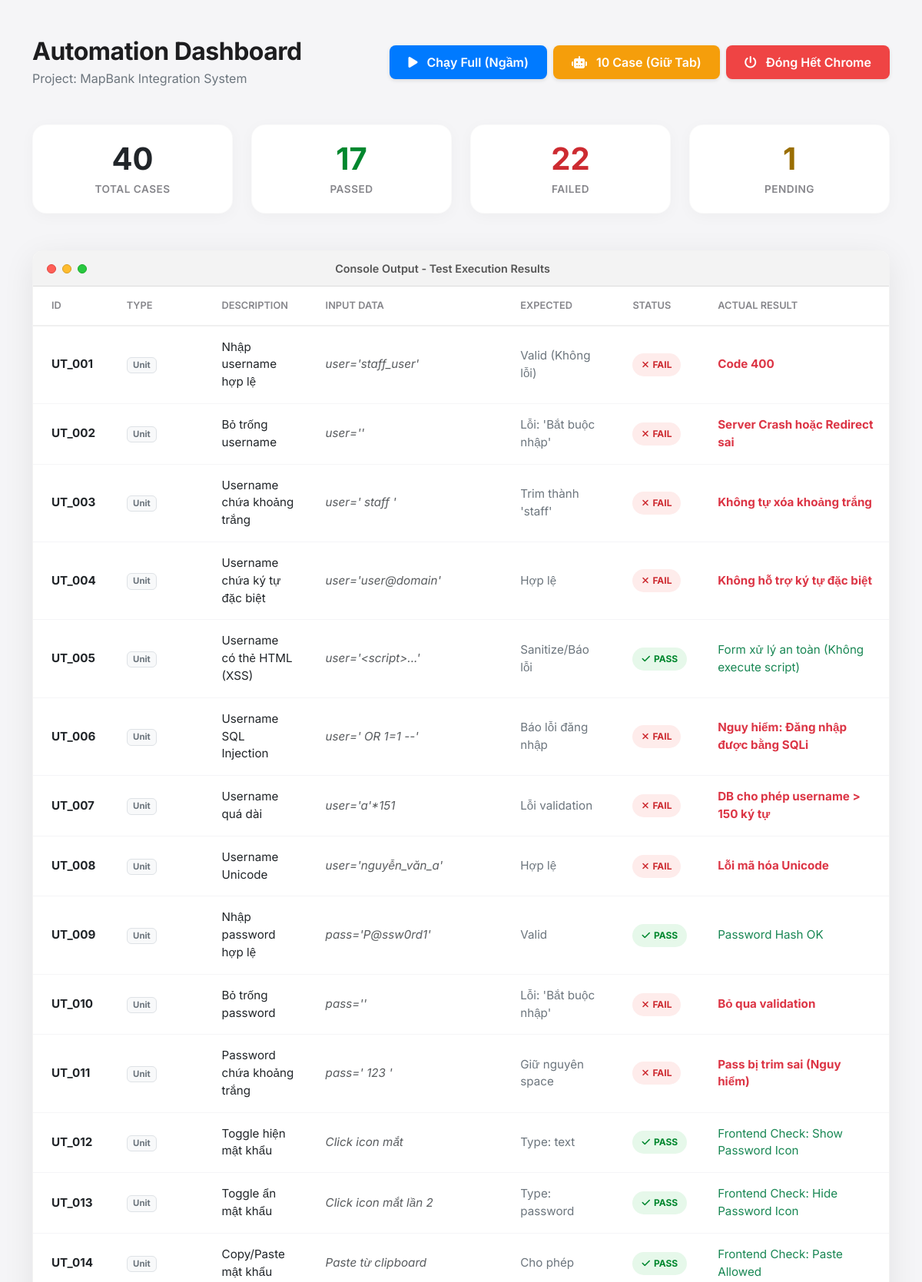
/test-dashboard/ (upper part), run on the app's committed database.
### test_dashboard/models.py (models this page shows, shortened)
class TestCaseDefinition(models.Model):
    TEST_TYPES = [
        ('Unit', 'Unit Test'),
        ('Integration', 'Integration Test'),
        ('System', 'System Test'),
    ]
    test_id = models.CharField(max_length=50, unique=True) # Ví dụ: UT_001
    test_type = models.CharField(max_length=20, choices=TEST_TYPES, default='Unit')
    description = models.CharField(max_length=255) # Ví dụ: Nhập tên đăng nhập hợp lệ
    input_data = models.TextField(blank=True, null=True) # Cột Dữ liệu đầu vào bạn yêu cầu thêm
    expected_result = models.CharField(max_length=255) # Kết quả mong đợi
    mapping_method = models.CharField(max_length=255, blank=True, null=True)

class TestResult(models.Model):
    STATUS_CHOICES = [
        ('PENDING', 'Đang chờ'),
        ('PASS', 'Thành công'),
        ('FAIL', 'Thất bại'),
        ('ERROR', 'Lỗi hệ thống'),
    ]
    test_case = models.ForeignKey(TestCaseDefinition, on_delete=models.CASCADE)
    status = models.CharField(max_length=10, choices=STATUS_CHOICES, default='PENDING')
    actual_result = models.TextField(blank=True, null=True) # Kết quả thực tế / Ghi chú lỗi
    executed_at = models.DateTimeField(auto_now=True)

### test_dashboard/views.py (the view)
# urls.py: path('', views.dashboard_view, name='dashboard'),
def dashboard_view(request):
    view_mode = request.GET.get('view', 'all')
    selenium_cases = [
        'ST-002', 'ST-003', 'ST-006', 'ST-010', 'ST-013',
        'AT-001', 'AT-002', 'AT-008', 'AT-012', 'AT-020'
    ]
    if view_mode == 'selenium':
        definitions = TestCaseDefinition.objects.filter(test_id__in=selenium_cases)
    else:
        definitions = TestCaseDefinition.objects.all()
    tests_data = []
    stats = {'total': 0, 'pass': 0, 'fail': 0, 'pending': 0}
    for test_def in definitions:
        result = TestResult.objects.filter(test_case=test_def).first()
        if not result:
            result = TestResult(status='PENDING', actual_result='...')
        stats['total'] += 1
        if result.status == 'PASS': stats['pass'] += 1
        elif result.status == 'FAIL': stats['fail'] += 1
        else: stats['pending'] += 1
        tests_data.append({'def': test_def, 'result': result})
    context = {'tests_data': tests_data, 'stats': stats, 'current_view': view_mode}
    return render(request, 'test_dashboard/dashboard.html', context)

### test_dashboard/templates/test_dashboard/dashboard.html (shortened to what this page needs)
<!DOCTYPE html>
<html lang="vi">
<head>
    <link href="https://cdn.jsdelivr.net/npm/bootstrap@5.3.0/dist/css/bootstrap.min.css" rel="stylesheet">
    <link rel="stylesheet" href="https://cdnjs.cloudflare.com/ajax/libs/font-awesome/6.4.0/css/all.min.css">
</head>
<body>
<div class="container py-5">
    <div class="d-flex justify-content-between align-items-center mb-5">
        <div>
            <h2 class="fw-bold mb-1" style="letter-spacing: -0.5px;">Automation Dashboard</h2>
            <p class="text-secondary mb-0">Project: MapBank Integration System</p>
        </div>
        <div class="d-flex gap-2">
            <button class="btn btn-action" style="background-color: #007aff;" onclick="runTests('all')">
                <i class="fa-solid fa-play me-2"></i> Chạy Full (Ngầm)
            </button>
            <button class="btn btn-action" style="background-color: #f59e0b;" onclick="runTests('selenium')">
                <i class="fa-solid fa-robot me-2"></i> 10 Case (Giữ Tab)
            </button>
            <button class="btn btn-action" style="background-color: #ef4444;" onclick="closeAllBrowsers()">
                <i class="fa-solid fa-power-off me-2"></i> Đóng Hết Chrome
            </button>
        </div>
    </div>
    <div class="row g-4 mb-5">
        <div class="col-md-3">
            <div class="widget-card text-center">
                <div class="stat-number text-dark">{{ stats.total }}</div>
                <div class="stat-label">Total Cases</div>
            </div>
        </div>
        <div class="col-md-3">
            <div class="widget-card text-center">
                <div class="stat-number" style="color: var(--pass-text)">{{ stats.pass }}</div>
                <div class="stat-label">Passed</div>
            </div>
        </div>
        <div class="col-md-3">
            <div class="widget-card text-center">
                <div class="stat-number" style="color: var(--fail-text)">{{ stats.fail }}</div>
                <div class="stat-label">Failed</div>
            </div>
        </div>
        <div class="col-md-3">
            <div class="widget-card text-center">
                <div class="stat-number" style="color: var(--pending-text)">{{ stats.pending }}</div>
                <div class="stat-label">Pending</div>
            </div>
        </div>
    </div>
    <div class="mac-window">
        <div class="mac-header">
            <div class="traffic-lights">
                <span class="dot red" title="Close"></span>
                <span class="dot yellow" title="Minimize"></span>
                <span class="dot green" title="Expand"></span>
            </div>
            <div class="window-title">Console Output - Test Execution Results</div>
        </div>
        <div class="table-responsive">
            <table class="table table-hover table-custom w-100">
                <thead>
                    <tr>
                        <th class="ps-4">ID</th>
                        <th>Type</th>
                        <th>Description</th>
                        <th>Input Data</th>
                        <th>Expected</th>
                        <th>Status</th>
                        <th>Actual Result</th>
                    </tr>
                </thead>
                <tbody>
                    {% for item in tests_data %}
                    <tr>
                        <td class="ps-4 fw-bold text-dark">{{ item.def.test_id }}</td>
                        <td>
                            <span class="badge bg-light text-secondary border">
                                {{ item.def.test_type }}
                            </span>
                        </td>
                        <td class="fw-500">{{ item.def.description }}</td>
                        <td class="text-muted small fst-italic">{{ item.def.input_data }}</td>
                        <td class="small text-secondary">{{ item.def.expected_result }}</td>
                        <td>
                            {% if item.result.status == 'PASS' %}
                                <span class="badge-status bg-pass"><i class="fa-solid fa-check"></i> PASS</span>
                            {% elif item.result.status == 'FAIL' %}
                                <span class="badge-status bg-fail"><i class="fa-solid fa-xmark"></i> FAIL</span>
                            {% elif item.result.status == 'ERROR' %}
                                <span class="badge-status bg-fail"><i class="fa-solid fa-bug"></i> ERR</span>
                            {% elif item.result.status == 'SKIP' %}
                                <span class="badge-status bg-secondary text-white">SKIP</span>
                            {% else %}
                                <span class="badge-status bg-pending"><i class="fa-regular fa-clock"></i> WAIT</span>
                            {% endif %}
                        </td>
                        <td class="text-secondary small">
                            {% if item.result.status == 'FAIL' or item.result.status == 'ERROR' %}
                                <span class="text-danger fw-bold">{{ item.result.actual_result }}</span>
                            {% elif item.result.status == 'PASS' %}
                                <span class="text-success">{{ item.result.actual_result }}</span>
                            {% else %}
                                ...
                            {% endif %}
                        </td>
                    </tr>
                    {% endfor %}
                </tbody>
            </table>
        </div>
    </div>
</div>
</body>
</html>

### test_dashboard/templates/test_dashboard/dashboard.html (style rules this page uses)
:root { --bg-body: #f5f5f7; --card-bg: #ffffff; --mac-header: #e4e3e3; --text-primary: #1d1d1f; --text-secondary: #86868b; --pass-bg: #e6f8ea; --pass-text: #00872e; --fail-bg: #feeceb; --fail-text: #cd2b31; --pending-bg: #fff5d1; --pending-text: #9a6e02; }
body { background-color: var(--bg-body); font-family: 'Inter', sans-serif; color: var(--text-primary); -webkit-font-smoothing: antialiased; }
.widget-card { background: var(--card-bg); border-radius: 18px; padding: 20px; box-shadow: 0 4px 20px rgba(0,0,0,0.03); transition: transform 0.2s ease, box-shadow 0.2s ease; border: 1px solid rgba(0,0,0,0.02); height: 100%; }
.stat-number { font-size: 2.5rem; font-weight: 700; line-height: 1.2; margin-bottom: 5px; }
.stat-label { font-size: 0.85rem; font-weight: 600; text-transform: uppercase; color: var(--text-secondary); letter-spacing: 0.5px; }
.mac-window { background: var(--card-bg); border-radius: 12px; box-shadow: 0 10px 40px rgba(0,0,0,0.08); overflow: hidden; border: 1px solid rgba(0,0,0,0.05); margin-bottom: 40px; }
.mac-header { background: #f3f3f3; padding: 12px 18px; border-bottom: 1px solid #dcdcdc; display: flex; align-items: center; justify-content: space-between; }
.traffic-lights { display: flex; gap: 8px; }
.dot { width: 12px; height: 12px; border-radius: 50%; display: inline-block; }
.dot.red { background-color: #ff5f57; border: 1px solid #e0443e; }
.dot.yellow { background-color: #febc2e; border: 1px solid #d89e24; }
.dot.green { background-color: #28c840; border: 1px solid #1aab29; }
.window-title { font-weight: 600; color: #555; font-size: 0.9rem; flex-grow: 1; text-align: center; margin-right: 50px; }
.table-custom { margin-bottom: 0; }
.table-custom th { background-color: #fff; border-bottom: 2px solid #f0f0f0; color: var(--text-secondary); font-weight: 600; font-size: 0.8rem; text-transform: uppercase; padding: 15px 20px; }
.table-custom td { padding: 16px 20px; vertical-align: middle; font-size: 0.95rem; border-bottom: 1px solid #f5f5f7; }
.badge-status { padding: 6px 12px; border-radius: 20px; font-size: 0.75rem; font-weight: 700; display: inline-flex; align-items: center; gap: 5px; }
.bg-pass { background-color: var(--pass-bg); color: var(--pass-text); }
.bg-fail { background-color: var(--fail-bg); color: var(--fail-text); }
.btn-action { border-radius: 8px; padding: 10px 24px; font-weight: 600; transition: all 0.2s; border: none; color: white; box-shadow: 0 2px 5px rgba(0,0,0,0.1); }

### data on the page
TestCaseDefinition: def.test_id "UT_001", def.test_type "Unit", def.description "Nhập username hợp lệ", def.input_data "user='staff_user'", def.expected_result "Valid (Không lỗi)", shows "FAIL", result.actual_result "Code 400"
TestCaseDefinition: def.test_id "UT_002", def.test_type "Unit", def.description "Bỏ trống username", def.input_data "user=''", def.expected_result "Lỗi: 'Bắt buộc nhập'", shows "FAIL", result.actual_result "Server Crash hoặc Redirect sai"
TestCaseDefinition: def.test_id "UT_003", def.test_type "Unit", def.description "Username chứa khoảng trắng", def.input_data "user=' staff '", def.expected_result "Trim thành 'staff'", shows "FAIL", result.actual_result "Không tự xóa khoảng trắng"
TestCaseDefinition: def.test_id "UT_004", def.test_type "Unit", def.description "Username chứa ký tự đặc biệt", def.input_data "user='user@domain'", def.expected_result "Hợp lệ", shows "FAIL", result.actual_result "Không hỗ trợ ký tự đặc biệt"
TestCaseDefinition: def.test_id "UT_005", def.test_type "Unit", def.description "Username có thẻ HTML (XSS)", def.input_data "user='<script>...'", def.expected_result "Sanitize/Báo lỗi", shows "PASS", result.actual_result "Form xử lý an toàn (Không execute script)"
TestCaseDefinition: def.test_id "UT_006", def.test_type "Unit", def.description "Username SQL Injection", def.input_data "user=' OR 1=1 --'", def.expected_result "Báo lỗi đăng nhập", shows "FAIL", result.actual_result "Nguy hiểm: Đăng nhập được bằng SQLi"
TestCaseDefinition: def.test_id "UT_007", def.test_type "Unit", def.description "Username quá dài", def.input_data "user='a'*151", def.expected_result "Lỗi validation", shows "FAIL", result.actual_result "DB cho phép username > 150 ký tự"
TestCaseDefinition: def.test_id "UT_008", def.test_type "Unit", def.description "Username Unicode", def.input_data "user='nguyễn_văn_a'", def.expected_result "Hợp lệ", shows "FAIL", result.actual_result "Lỗi mã hóa Unicode"
TestCaseDefinition: def.test_id "UT_009", def.test_type "Unit", def.description "Nhập password hợp lệ", def.input_data "pass='P@ssw0rd1'", def.expected_result "Valid", shows "PASS", result.actual_result "Password Hash OK"
TestCaseDefinition: def.test_id "UT_010", def.test_type "Unit", def.description "Bỏ trống password", def.input_data "pass=''", def.expected_result "Lỗi: 'Bắt buộc nhập'", shows "FAIL", result.actual_result "Bỏ qua validation"
TestCaseDefinition: def.test_id "UT_011", def.test_type "Unit", def.description "Password chứa khoảng trắng", def.input_data "pass=' 123 '", def.expected_result "Giữ nguyên space", shows "FAIL", result.actual_result "Pass bị trim sai (Nguy hiểm)"
TestCaseDefinition: def.test_id "UT_012", def.test_type "Unit", def.description "Toggle hiện mật khẩu", def.input_data "Click icon mắt", def.expected_result "Type: text", shows "PASS", result.actual_result "Frontend Check: Show Password Icon"
TestCaseDefinition: def.test_id "UT_013", def.test_type "Unit", def.description "Toggle ẩn mật khẩu", def.input_data "Click icon mắt lần 2", def.expected_result "Type: password", shows "PASS", result.actual_result "Frontend Check: Hide Password Icon"
TestCaseDefinition: def.test_id "UT_014", def.test_type "Unit", def.description "Copy/Paste mật khẩu", def.input_data "Paste từ clipboard", def.expected_result "Cho phép", shows "PASS", result.actual_result "Frontend Check: Paste Allowed"

### other printed values
{{ stats.total }} "40"
{{ stats.pass }} "17"
{{ stats.fail }} "22"
{{ stats.pending }} "1"
